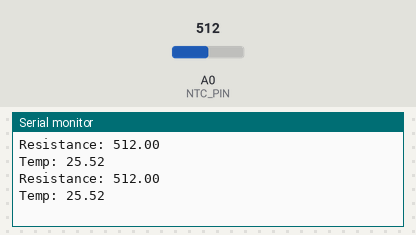
A sketch run on a simulated Arduino Uno, built with avr-gcc and run on an emulated ATmega328P. Shown: the last lines printed to the serial monitor. The inputs (shaded band) are chosen by the test bench; at power-on: A0 (NTC_PIN) = 512.

Above: at 1.8 s.
1.9 s: A0 (NTC_PIN) set to 716
At 2.8 s:
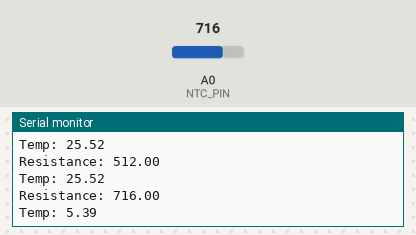
3.4 s: A0 (NTC_PIN) set to 900
At 4.7 s:
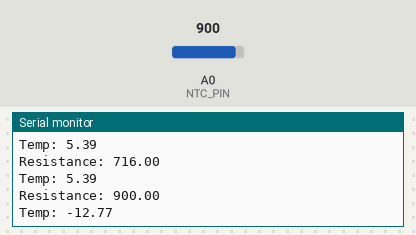
Timing chart, 0 to 6.4 s (numbered marks = the images above; inputs shaded):
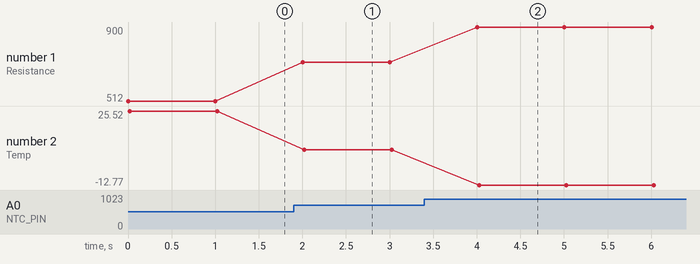

Measured:
- after the input at 1.9 s, the serial monitor: prints a new line after 0.10 s (image 1)
- after the input at 3.4 s, the serial monitor: prints a new line after 0.61 s (image 2)
- plotted number 1: 512 → 716 after the input at 1.9 s, 716 → 900 after the input at 3.4 s
- plotted number 2: 25.52 → 5.39 after the input at 1.9 s, 5.39 → -12.77 after the input at 3.4 s

The sketch:

NTC_test.ino
```cpp
float resistance;
float temp;

// Assuming linear relationship over short range
float yL = 12.1;
float yU = 49.9;
float xL = 648.0;
float xU = 265.0;

int NTC_PIN = A0;

// Prototype function for optional parameters?
float float_map(float x, float xL, float xU, float yL, float yU);

float float_map(float x, float xL, float xU, float yL, float yU) {
  // Maps the value of x to the upper and lower Y bounds, in linear relation to the upper and lower X bounds.
  // Returns values as floats to n d.p., and can extrapolate beyond bounds.
  if (((xU-xL) > 0.01) or ((xU-xL) < -0.01)){
    return (((yU-yL)/(xU-xL)) * (x-xL) + yL);
  }
  else {
    return -100000000;
  }

}

void setup() {
  Serial.begin(9600);
}

void loop() {
  resistance = analogRead(NTC_PIN);
  temp = float_map(resistance, xL, xU, yL, yU);
  Serial.print("Resistance: ");
  Serial.println(resistance);
  Serial.print("Temp: ");
  Serial.println(temp);
  delay(1000);
}
```
